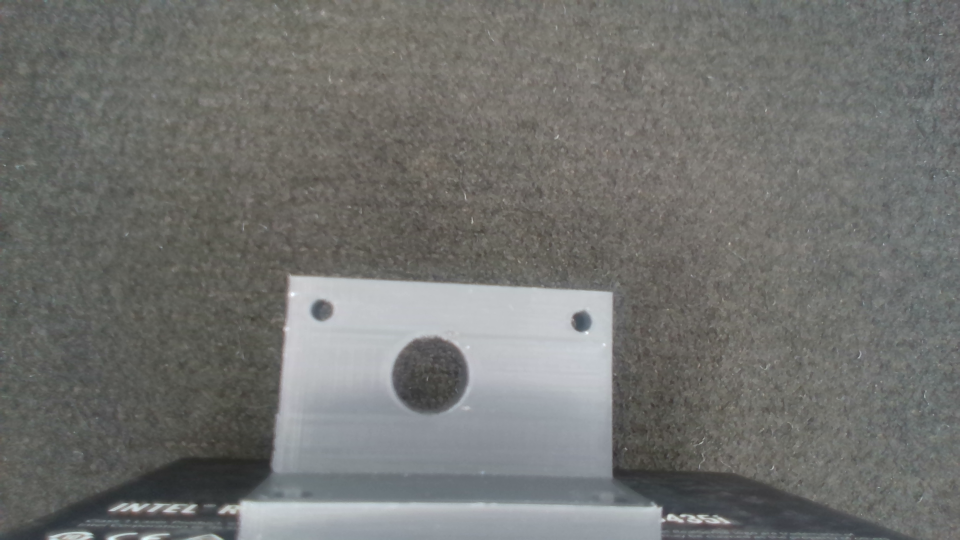
#> input picture ur5e_cam_description/scripts/defects/lateral_circulo_despl_Color.png, 1920 x 1080 px, found by its file name (shown at 1/2 size)
$ python circulo_centrado.py
#> lines starting #> are read from the running program, lines starting #| are printed output that depends on the picture
#> further down, cimg is the input picture: shape (1080, 1920, 3); mean B, G, R 111.7, 114.4, 113.7
import numpy as np
import cv2 as cv

import matplotlib.pyplot as plt

import time

def main(cimg):
    try:
        assert cimg is not None, "file could not be read, check with os.path.exists()"

        cimg = cimg[150:460,100:540]
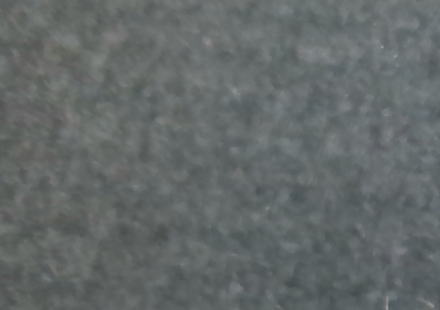
#> cimg: shape (310, 440, 3); mean of channels 0, 1, 2 104.7, 104.9, 99.3; drawn as B, G, R

        cimg = cv.medianBlur(cimg,7)
        cimg = cv.cvtColor(cimg,cv.COLOR_BGR2RGB)
        img = cv.cvtColor(cimg,cv.COLOR_RGB2GRAY)

        if __name__ != '__main__':
            cv.imwrite("/home/alberto/tfm_ws/src/TFM_AlbertoLosa_2122/ur5e_cam_description/scripts/img_reales/centrado" + time.strftime("%y%m%d_%H%M%S") + ".png", cimg)

        # Calculo de círculos
        circles = cv.HoughCircles(img,cv.HOUGH_GRADIENT,1,100,param1=75,param2=14,minRadius=0,maxRadius=50)
#> circles = None
        circles = np.uint16(np.around(circles))

        # Pintar elementos sobre la imagen
        for i in circles[0,:]:
            # draw the outer circle
            cv.circle(cimg,(i[0],i[1]),i[2],(0,255,0),2)
            # draw the center of the circle
            cv.circle(cimg,(i[0],i[1]),2,(0,0,255),3)

        # [5 lines of commented-out code are left out]

        circulos = circles[0,:]

        circulos_ord = circulos[circulos[:,2].argsort()]

        ## DEBUG
        # cv.imwrite("/home/alberto/tfm_ws/src/TFM_AlbertoLosa_2122/ur5e_cam_description/scripts/img_reales/centrado_circulos" + time.strftime("%y%m%d_%H%M%S") + ".png", cimg)

        if (len(circulos_ord) != 3):
            return "No se han encontrado 3 orificios"
        else:

            resta_1 = np.sqrt((int(circulos_ord[2][0]) - int(circulos_ord[1][0]))**2 + (int(circulos_ord[2][1]) - int(circulos_ord[1][1]))**2)
            resta_2 = np.sqrt((int(circulos_ord[2][0]) - int(circulos_ord[0][0]))**2 + (int(circulos_ord[2][1]) - int(circulos_ord[0][1]))**2)


            if resta_1 < resta_2:
                cociente = resta_1/resta_2
            else:
                cociente = resta_2/resta_1

            if cociente > 0.9:
                return "Centrado"
            else:
                return "Desviado del centro"

        ## DEBUG
        # print(resta_1, ", ", resta_2)

    except Exception as ex:
            return ex

if __name__ == '__main__':
    cimg = cv.imread('/home/alberto/tfm_ws/src/TFM_AlbertoLosa_2122/ur5e_cam_description/scripts/defects/lateral_circulo_despl_Color.png')

    assert cimg is not None, "file could not be read, check with os.path.exists()"

    cimg = cv.cvtColor(cimg,cv.COLOR_RGB2BGR)

    resultado = main(cimg)

    print(resultado)
#| loop of ufunc does not support argument 0 of type NoneType which has no callable rint method

$ run again, with ur5e_cam_description/scripts/defects/lateral_no_circulo_Color.png copied over ur5e_cam_description/scripts/defects/lateral_circulo_despl_Color.png
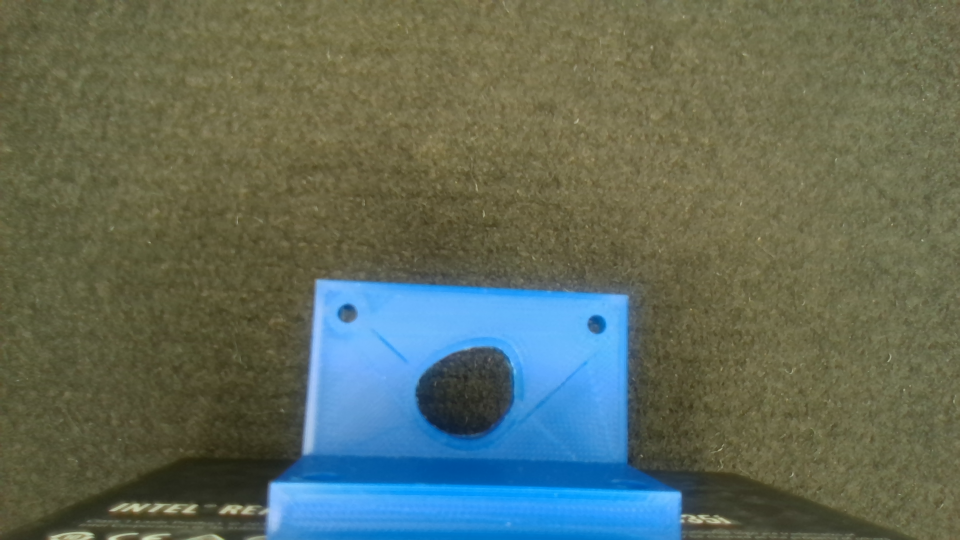
#> input picture ur5e_cam_description/scripts/defects/lateral_no_circulo_Color.png, 1920 x 1080 px, found by its file name (shown at 1/2 size)
#> cimg is the input picture: shape (1080, 1920, 3); mean B, G, R 92.8, 106.9, 95.4
#> in main, `cimg = cimg[150:460,100:540]`:
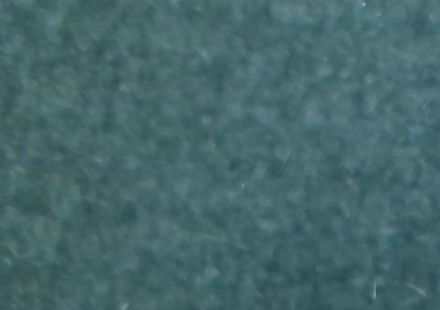
#> cimg: shape (310, 440, 3); mean of channels 0, 1, 2 106.1, 103.2, 69.3; drawn as B, G, R
#> in main, `img = cv.cvtColor(cimg,cv.COLOR_RGB2GRAY)`:
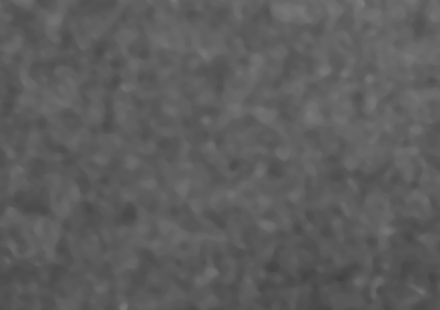
#> img: shape (310, 440); min 67, max 123, mean 93.3
#> circles = None
#| loop of ufunc does not support argument 0 of type NoneType which has no callable rint method

$ run again, with ur5e_cam_description/scripts/defects/lateral_sd_0_Color.png copied over ur5e_cam_description/scripts/defects/lateral_circulo_despl_Color.png
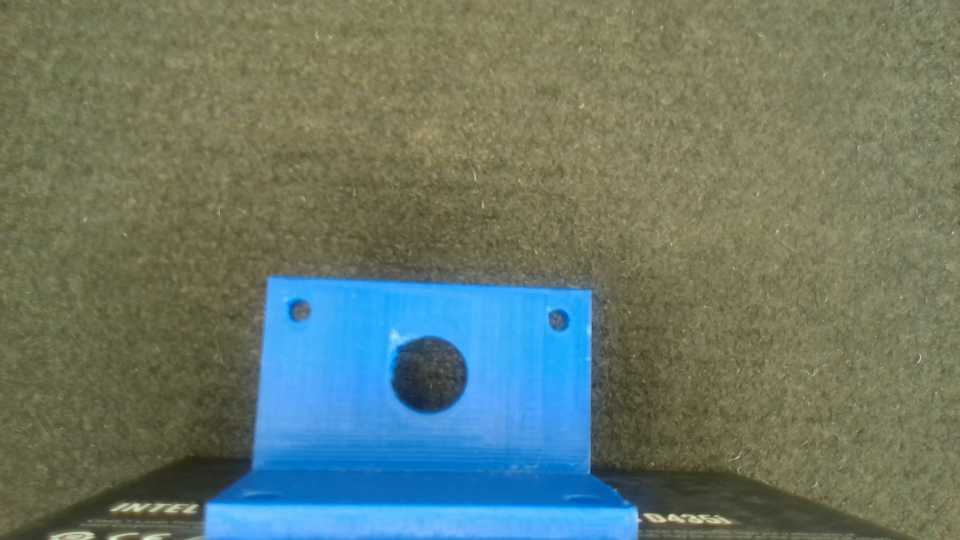
#> input picture ur5e_cam_description/scripts/defects/lateral_sd_0_Color.png, 1920 x 1080 px, found by its file name (shown at 1/2 size)
#> cimg is the input picture: shape (1080, 1920, 3); mean B, G, R 108.7, 120.4, 104.8
#> in main, `cimg = cimg[150:460,100:540]`:
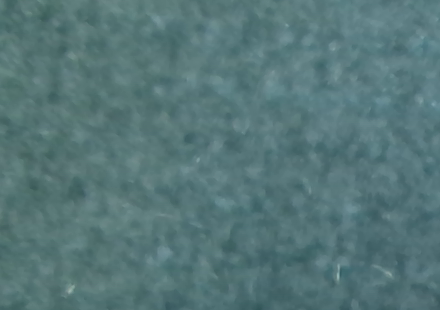
#> cimg: shape (310, 440, 3); mean of channels 0, 1, 2 120, 118.2, 85.6; drawn as B, G, R
#> in main, `img = cv.cvtColor(cimg,cv.COLOR_RGB2GRAY)`:
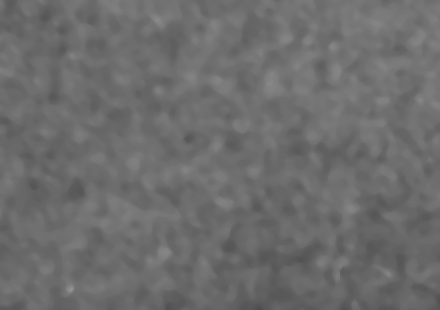
#> img: shape (310, 440); min 77, max 147, mean 108.6
#> in main, `circles = cv.HoughCircles(img,cv.HOUGH_GRADIENT,1,100,param1=75,param2..`: circles = [[70.5, 288.5, 4.2]]
#> in main, `circles = np.uint16(np.around(circles))`: circles = [[70, 288, 4]]
#> the loop in main, `for i in circles[0,:]:` made 1 pass
#> resultado = 'No se han encontrado 3 orificios'
#| No se han encontrado 3 orificios
